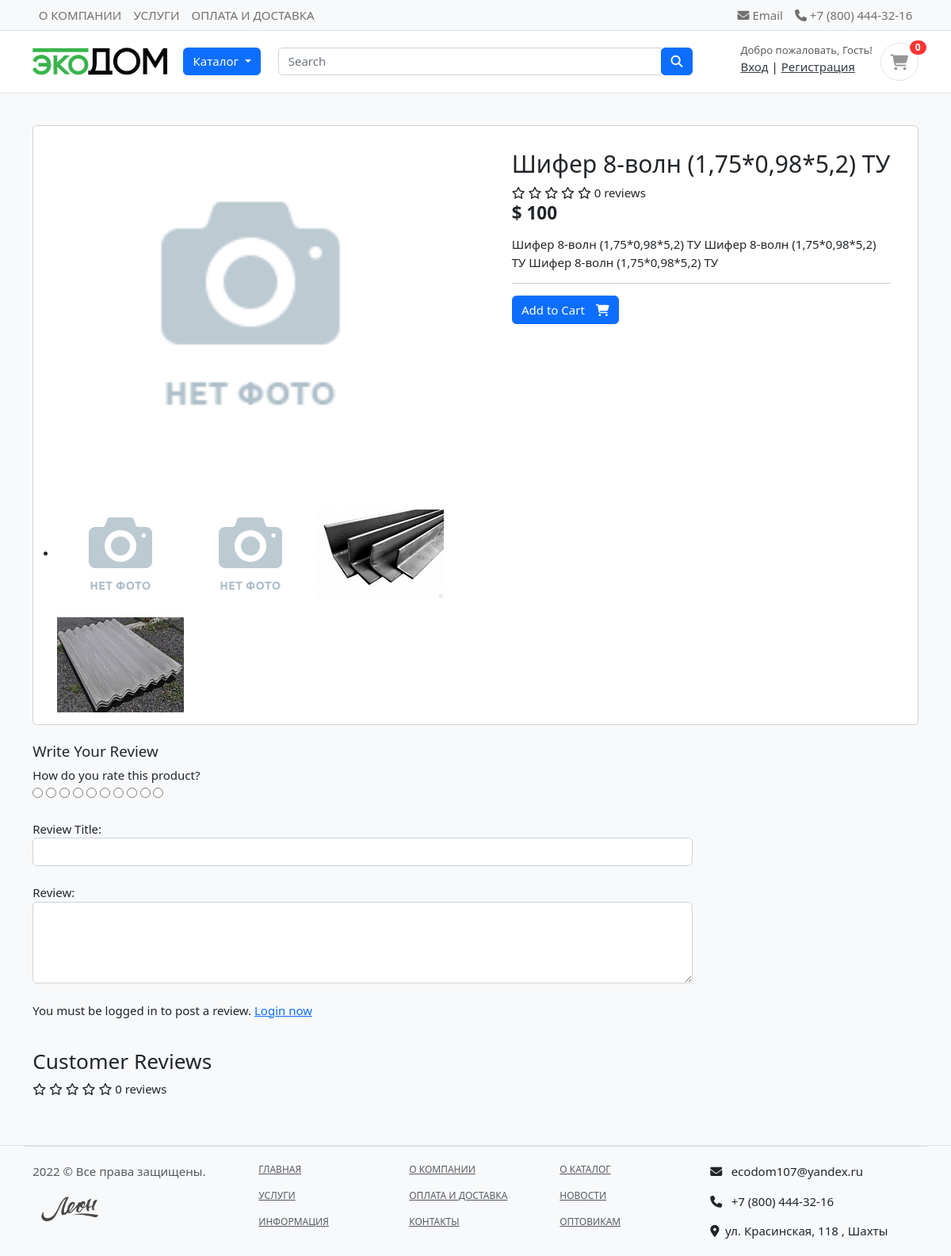
The app's page /shop/category/shifer/shifer-8-voln-17509852-tu/, older data.
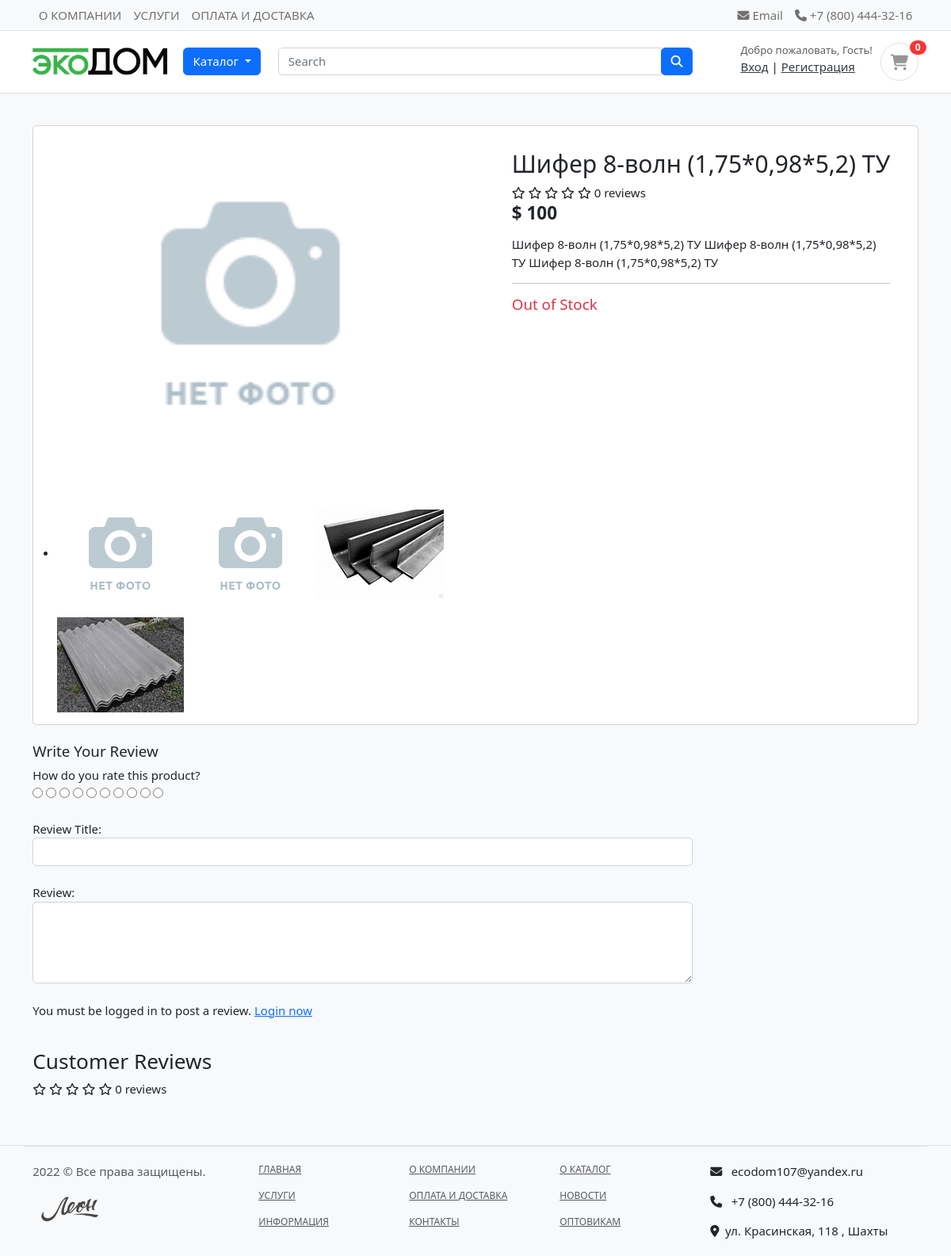
The same page, newer data.
### shop/views.py (the view)
# urls.py: path('category/<slug:category_slug>/<slug:product_slug>/', views.product_detail, name='product_detail'),
def product_detail(request, category_slug, product_slug):
    try:
        single_product = Product.objects.get(
            category__slug=category_slug, slug=product_slug)
        in_cart = CartItem.objects.filter(cart__cart_id=_cart_id(
            request), product=single_product).exists()
    except Exception as e:
        raise e
    if request.user.is_authenticated:
        try:
            orderproduct = OrderProduct.objects.filter(
                user=request.user, product_id=single_product.id).exists()
        except OrderProduct.DoesNotExist:
            orderproduct = None
    else:
        orderproduct = None
    reviews = ReviewRating.objects.filter(
        product_id=single_product.id, status=True)
    product_gallery = ProductGallery.objects.filter(
        product_id=single_product.id)
    context = {
        'single_product': single_product,
        'in_cart': in_cart,
        'orderproduct': orderproduct,
        'reviews': reviews,
        'product_gallery': product_gallery,
    }
    return render(request, 'shop/product_detail.html', context)

### carts/context_processors.py (called while the page is built)
def counter(request):
    cart_count = 0
    if 'admin' in request.path:
        return {}
    else:
        try:
            cart = Cart.objects.filter(cart_id=_cart_id(request))
            if request.user.is_authenticated:
                cart_items = CartItem.objects.all().filter(user=request.user)
            else:
                cart_items = CartItem.objects.all().filter(cart=cart[:1])
            for cart_item in cart_items:
                cart_count += cart_item.quantity
        except Cart.DoesNotExist:
            cart_count = 0
    return dict(cart_count=cart_count)

### carts/views.py (called while the page is built)
def _cart_id(request):
    cart = request.session.session_key
    if not cart:
        cart = request.session.create()
    return cart

### category/context_processors.py (called while the page is built)
def menu_links(request):
    links = Category.objects.all()
    return dict(links=links)

### category/models.py (called while the page is built)
    def get_url(self):
            return reverse('products_by_category', args=[self.slug])

### shop/models.py (called while the page is built)
    def averageReview(self):
        reviews = ReviewRating.objects.filter(
            product=self, status=True).aggregate(average=Avg('rating'))
        avg = 0
        if reviews['average'] is not None:
            avg = float(reviews['average'])
        return avg

### shop/templates/shop/product_detail.html (shortened to what the changed rows need)
{% extends 'base.html' %}
{% load static %}
{% block content %}
<section class="section-content padding-y bg">
	<div class="container">
		<div class="card">
			<div class="row no-gutters">
				<main class="col-md-6 border-left">
					<form action="{% url 'add_cart' single_product.id %}" method="POST">
						<article class="content-body">
							<h2 class="title">{{ single_product.product_name }}</h2>
							<div class="rating-star">
								<span>
									</span>
							</div>
							<div class="mb-3">
								<var class="price h4">$ {{single_product.price}}</var>
							</div>
							<p>{{ single_product.description }}</p>
							<hr>
							{% if single_product.stock <= 0 %}
							<h5 class="text-danger">Out of Stock</h5>
							{% else %}
							<button type="submit" class="btn  btn-primary"> <span class="text">Add to Cart</span> <i class="fas fa-shopping-cart"></i> </button>
							{% endif %}
						</article>
					</form>
				</main>
			</div>
		</div>
		<br>
	</div>
</section>
{% endblock %}

Row changes from the older to the newer data that the page shows:
changed Product "Шифер 8-волн (1,75*0,98*5,2) ТУ": stock 5 → 0 (drawn)
Text that changed along with them:
text no longer shown: "Add to Cart"
text now shown: "Out of Stock"
